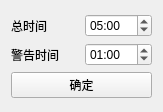
<?xml version="1.0" encoding="UTF-8"?>
<ui version="4.0">
 <class>SettingDialog</class>
 <widget class="QWidget" name="SettingDialog">
  <property name="geometry">
   <rect>
    <x>0</x>
    <y>0</y>
    <width>163</width>
    <height>112</height>
   </rect>
  </property>
  <property name="windowTitle">
   <string>Form</string>
  </property>
  <layout class="QGridLayout" name="gridLayout">
   <item row="0" column="0">
    <layout class="QVBoxLayout" name="verticalLayout">
     <item>
      <layout class="QHBoxLayout" name="horizontalLayout">
       <item>
        <widget class="QLabel" name="label">
         <property name="text">
          <string>总时间</string>
         </property>
        </widget>
       </item>
       <item>
        <widget class="QTimeEdit" name="total_time">
         <property name="displayFormat">
          <string>mm:ss</string>
         </property>
         <property name="timeSpec">
          <enum>Qt::UTC</enum>
         </property>
         <property name="time">
          <time>
           <hour>0</hour>
           <minute>5</minute>
           <second>0</second>
          </time>
         </property>
        </widget>
       </item>
      </layout>
     </item>
     <item>
      <layout class="QHBoxLayout" name="horizontalLayout_2">
       <item>
        <widget class="QLabel" name="label_2">
         <property name="text">
          <string>警告时间</string>
         </property>
        </widget>
       </item>
       <item>
        <widget class="QTimeEdit" name="warning_time">
         <property name="displayFormat">
          <string>mm:ss</string>
         </property>
         <property name="timeSpec">
          <enum>Qt::UTC</enum>
         </property>
         <property name="time">
          <time>
           <hour>0</hour>
           <minute>1</minute>
           <second>0</second>
          </time>
         </property>
        </widget>
       </item>
      </layout>
     </item>
     <item>
      <widget class="QPushButton" name="button">
       <property name="text">
        <string>确定</string>
       </property>
      </widget>
     </item>
    </layout>
   </item>
  </layout>
 </widget>
 <resources/>
 <connections/>
</ui>
